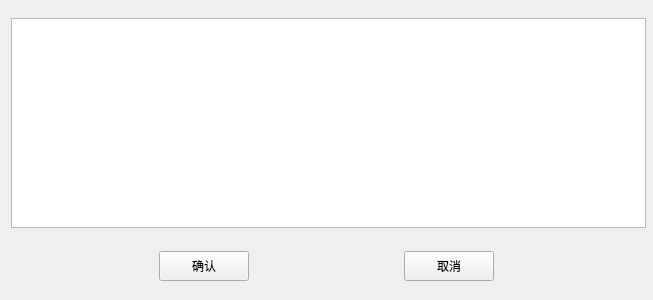
<?xml version="1.0" encoding="UTF-8"?>
<ui version="4.0">
 <class>QAddSCLFilesFrame</class>
 <widget class="QWidget" name="QAddSCLFilesFrame">
  <property name="geometry">
   <rect>
    <x>0</x>
    <y>0</y>
    <width>653</width>
    <height>300</height>
   </rect>
  </property>
  <property name="sizePolicy">
   <sizepolicy hsizetype="Fixed" vsizetype="Fixed">
    <horstretch>0</horstretch>
    <verstretch>0</verstretch>
   </sizepolicy>
  </property>
  <property name="minimumSize">
   <size>
    <width>649</width>
    <height>300</height>
   </size>
  </property>
  <property name="maximumSize">
   <size>
    <width>653</width>
    <height>300</height>
   </size>
  </property>
  <property name="windowTitle">
   <string>SCL文件导入</string>
  </property>
  <layout class="QGridLayout" name="gridLayout">
   <item row="2" column="0">
    <layout class="QHBoxLayout" name="horizontalLayout">
     <item>
      <spacer name="horizontalSpacer">
       <property name="orientation">
        <enum>Qt::Horizontal</enum>
       </property>
       <property name="sizeHint" stdset="0">
        <size>
         <width>40</width>
         <height>20</height>
        </size>
       </property>
      </spacer>
     </item>
     <item>
      <widget class="QPushButton" name="m_OK_Btn">
       <property name="minimumSize">
        <size>
         <width>90</width>
         <height>30</height>
        </size>
       </property>
       <property name="maximumSize">
        <size>
         <width>90</width>
         <height>30</height>
        </size>
       </property>
       <property name="text">
        <string>确认</string>
       </property>
      </widget>
     </item>
     <item>
      <spacer name="horizontalSpacer_3">
       <property name="orientation">
        <enum>Qt::Horizontal</enum>
       </property>
       <property name="sizeHint" stdset="0">
        <size>
         <width>40</width>
         <height>20</height>
        </size>
       </property>
      </spacer>
     </item>
     <item>
      <widget class="QPushButton" name="m_Cancel_Btn">
       <property name="minimumSize">
        <size>
         <width>90</width>
         <height>30</height>
        </size>
       </property>
       <property name="maximumSize">
        <size>
         <width>90</width>
         <height>30</height>
        </size>
       </property>
       <property name="text">
        <string>取消</string>
       </property>
      </widget>
     </item>
     <item>
      <spacer name="horizontalSpacer_2">
       <property name="orientation">
        <enum>Qt::Horizontal</enum>
       </property>
       <property name="sizeHint" stdset="0">
        <size>
         <width>40</width>
         <height>20</height>
        </size>
       </property>
      </spacer>
     </item>
    </layout>
   </item>
   <item row="1" column="0">
    <spacer name="verticalSpacer">
     <property name="orientation">
      <enum>Qt::Vertical</enum>
     </property>
     <property name="sizeType">
      <enum>QSizePolicy::Fixed</enum>
     </property>
     <property name="sizeHint" stdset="0">
      <size>
       <width>20</width>
       <height>10</height>
      </size>
     </property>
    </spacer>
   </item>
   <item row="0" column="0">
    <widget class="QTableWidget" name="m_pAddSCLFileTable">
     <property name="sizePolicy">
      <sizepolicy hsizetype="Fixed" vsizetype="Fixed">
       <horstretch>0</horstretch>
       <verstretch>0</verstretch>
      </sizepolicy>
     </property>
     <property name="minimumSize">
      <size>
       <width>635</width>
       <height>210</height>
      </size>
     </property>
     <property name="maximumSize">
      <size>
       <width>635</width>
       <height>210</height>
      </size>
     </property>
    </widget>
   </item>
  </layout>
 </widget>
 <resources/>
 <connections/>
</ui>
